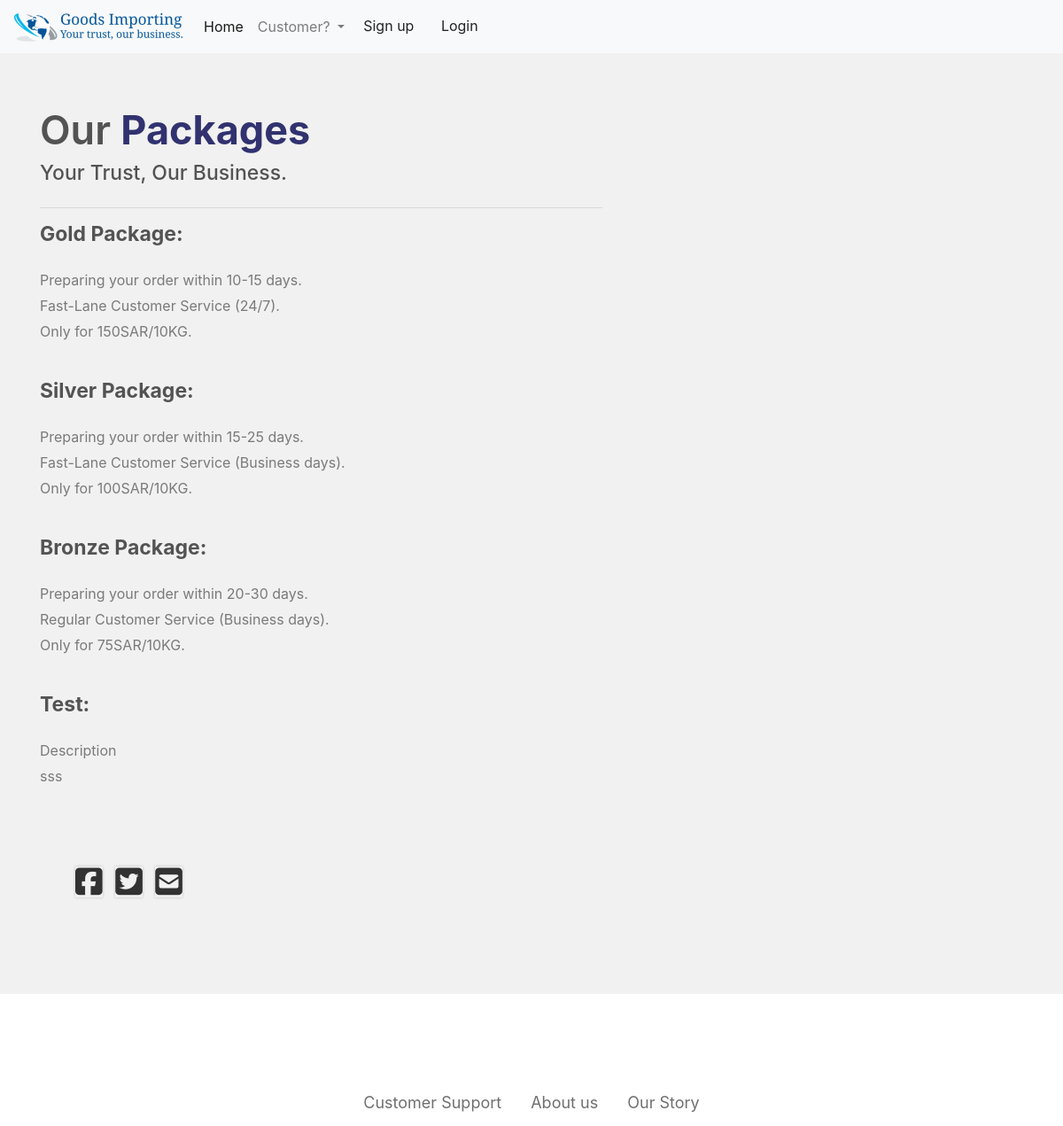
/Packages, run on the app's committed database.
### logistic/models.py (models this page shows, shortened)
class Package(models.Model):
	ID = models.IntegerField(primary_key=True, unique=True, editable=False)
	Packs = models.CharField(max_length=60)
	Description = models.TextField(editable=True, default='Description')

### logistic/views.py (the view)
# urls.py: path('Packages', views.Packs, name='Packs'),
def Packs(request):
    Packs = Package.objects.all()
    context = {'Packs':Packs}
    return render(request, 'logistic/Packages.html', context)

### logistic/templates/logistic/Packages.html (shortened to what this page needs)
{% extends 'logistic/base.html' %}
{% block content %}
        <h1>Our <span>Packages</span></h1>
        <h3>Your Trust, Our Business.</h3>
        <hr>
        {% for Pack in Packs %}
        <h3><b>{{Pack.Packs}}:</b></h3> <p class="paddingB">{{Pack.Description|linebreaks}}</p><br>
        {% endfor %}
{% endblock %}

### logistic/templates/logistic/base.html (shortened to what this page needs)
<link rel="stylesheet" href="https://cdnjs.cloudflare.com/ajax/libs/twitter-bootstrap/4.1.3/css/bootstrap.min.css">
<link rel="stylesheet" href="https://cdnjs.cloudflare.com/ajax/libs/ionicons/2.0.1/css/ionicons.min.css">
{% load static %}
<link rel="stylesheet" type="text/css" href="{% static 'logistic/style.css' %}">
<nav class="navbar navbar-expand-lg navbar-light bg-light">
    <a class="navbar-brand"><img src="{% static 'logistic/logo.png' %}"></a>
    <div class="collapse navbar-collapse" id="navbarSupportedContent">
      <ul class="navbar-nav mr-auto">
        <li class="nav-item active">
          <a class="nav-link" href="{% url 'home' %}">Home</a>
        </li>
        <li class="nav-item dropdown">
          <a class="nav-link dropdown-toggle" id="navbarDropdown" role="button" data-toggle="dropdown" aria-haspopup="true" aria-expanded="false">
            Customer?
          </a>
        </li>
        <li class="nav-item">
            {% if user.is_authenticated %}
            <a type="button" class="btn btn-light" href="{% url 'logout' %}"><i class="fas fa-sign-out-alt"></i> <b>Logout</b></a>
        </li>
      </ul>
    </div>
  </nav>
{% else %}
<a type="button" class="btn btn-light" href="{% url 'signup' %}">Sign up</a>
<a type="button" class="btn btn-light" href="{% url 'login' %}">Login</a>
</li>
</ul>
</div>
</nav>
{% endif %}
<div class="about-section paddingTB60 gray-bg">
  <div class="container">
          <div class="row">
                                  <div class="col-md-7 col-sm-6">
                                          <div class="about-title clearfix">
{% block content %}{% endblock %}
</div>
<div class="about-icons">
        <ul >
            <li><a href="https://www.facebook.com/" target="_blank"><i id="social-fb" class="fa fa-facebook-square fa-3x social"></i></a> </li>
            <li><a href="https://twitter.com/" target="_blank"><i id="social-tw" class="fa fa-twitter-square fa-3x social"></i></a> </li>
            <li> <a href="mailto:fhidan@outlook.com"><i id="social-em" class="fa fa-envelope-square fa-3x social"></i></a> </li>
        </ul>
</div>
</div>
</div>
</div>
</div>
<div class="footer-basic">
  <footer id="footer">
      <ul class="list-inline">
          <li class="list-inline-item"><a href="{% url 'support' %}">Customer Support</a></li>
          <li class="list-inline-item"><a href="{% url 'about' %}">About us</a></li>
          <li class="list-inline-item"><a href="{% url 'story' %}">Our Story</a></li>
      </ul>
  </footer>
</div>

### logistic/static/logistic/style.css (style rules this page uses)
#footer { position: absolute; bottom: 0; width: 100%; height: 2.5rem; }
.footer-basic { padding:40px 0; background-color:#ffffff; color:#4b4c4d; }
.footer-basic ul { padding:0; list-style:none; text-align:center; font-size:18px; line-height:1.6; margin-bottom:0; }
.footer-basic li { padding:0 10px; }
.footer-basic ul a { color:inherit; text-decoration:none; opacity:0.8; }
.paddingTB60 { padding:60px 0px 60px 0px; }
.gray-bg { background: #F1F1F1 !important; }
.about-title h1 { color: #535353; font-size:45px;font-weight:600; }
.about-title span { color: #31326f; font-size:45px;font-weight:700; }
.about-title h3 { color: #535353; font-size:23px;margin-bottom:24px; }
.about-title p { color: #7a7a7a;line-height: 1.8;margin: 0 0 15px; }
.about-icons { margin:48px 0px 48px 0px ; }
.about-icons i { margin-right: 10px;padding: 0px; font-size:35px;color:#323232;box-shadow: 0 0 3px rgba(0, 0, 0, .2); }
.about-icons li { margin:0px;padding:0;display:inline-block; }
.form-control, .btn { border-radius: 3px; }

### data on the page
Package: Packs "Gold Package", Description "Preparing your order within 10-15 days. Fast-Lane Customer Service (24/7). Only for 150SAR/10KG."
Package: Packs "Silver Package", Description "Preparing your order within 15-25 days. Fast-Lane Customer Service (Business days). Only for 100SAR/10KG."
Package: Packs "Bronze Package", Description "Preparing your order within 20-30 days. Regular Customer Service (Business days). Only for 75SAR/10KG."
Package: Packs "Test", Description "Description sss"
